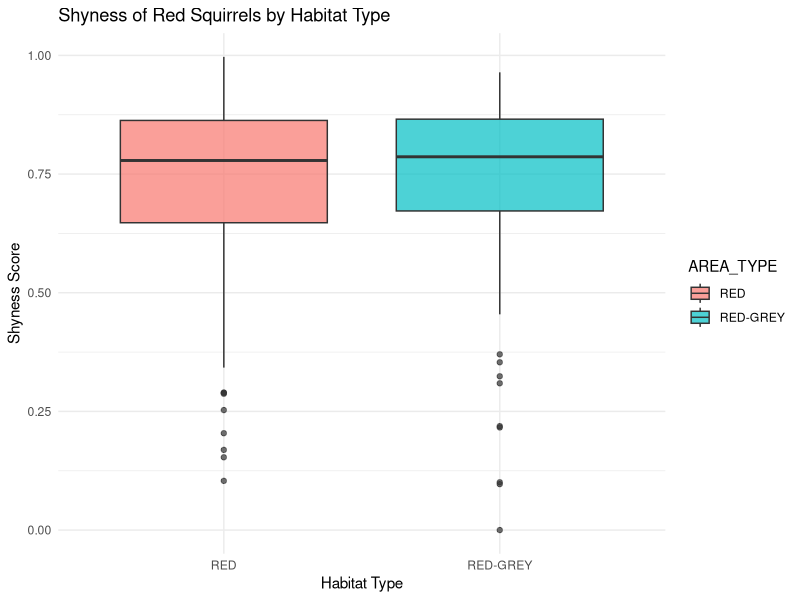
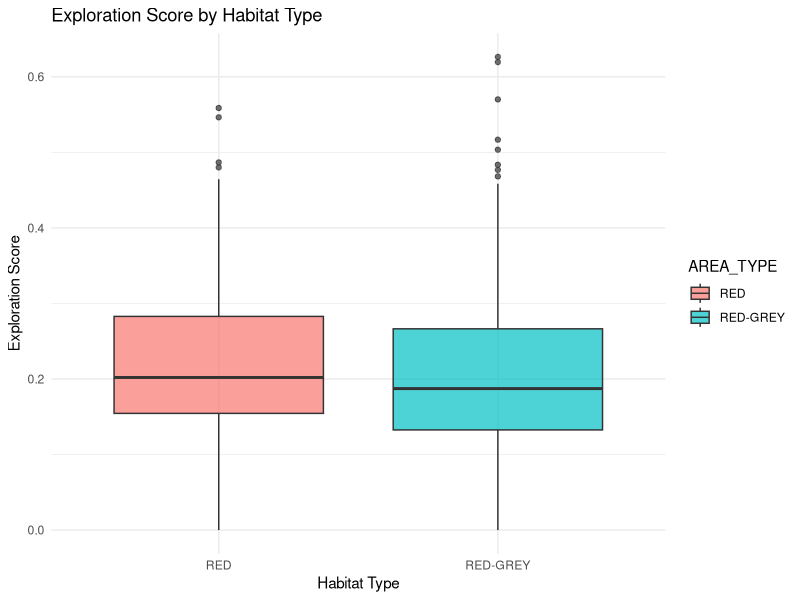
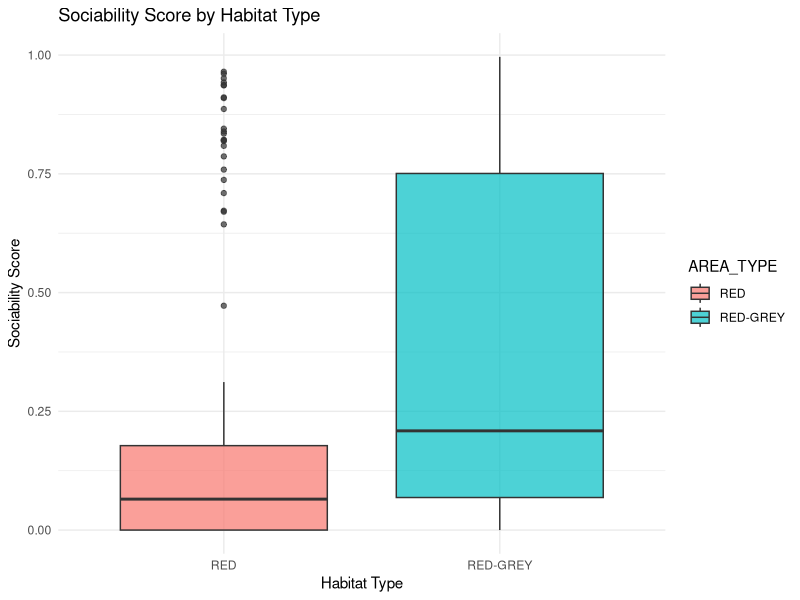
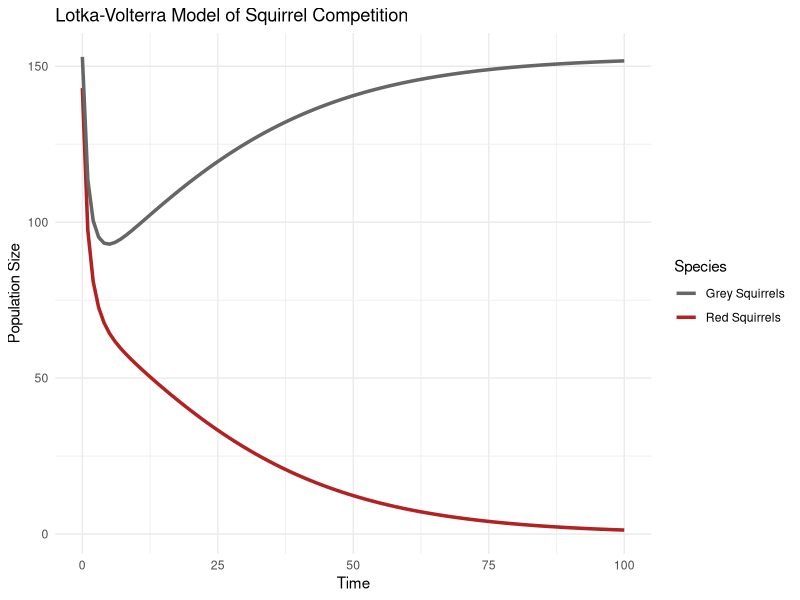
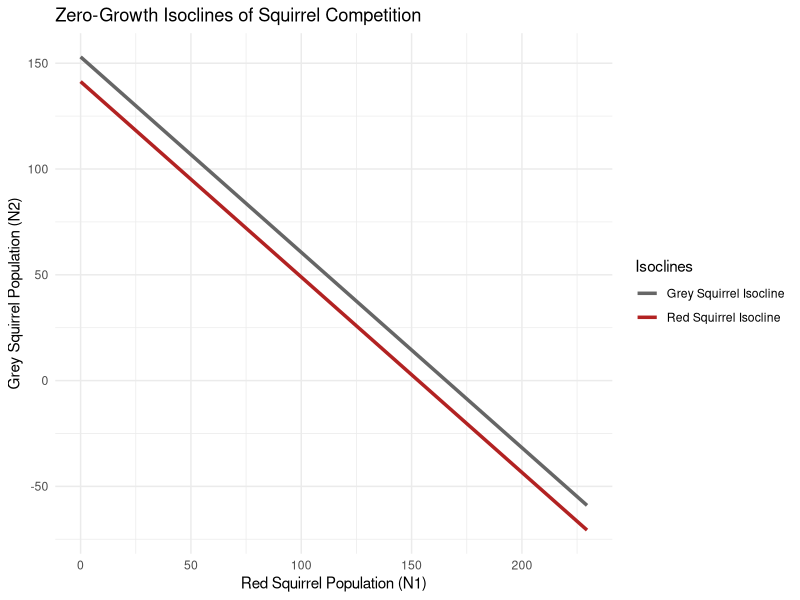

These charts were generated, in order, by the following R code:
## ---- chunk 1
library(readr)     
library(dplyr)     
library(ggplot2)   

squirrels <- read_csv2("squirrels.csv")

head(squirrels)
## ---- chunk 2
colnames(squirrels)

str(squirrels)

library(dplyr)

behavior_cols <- c("SHYNESS4", "EXPLORATION4", "ACTIVITY4.oft", "SOCIABILITY3", 
                   "AVOIDANCE3", "OTHER3.mis", "ALERT3")

squirrels <- squirrels %>%
  mutate(across(all_of(behavior_cols), ~ as.numeric(gsub(",", ".", .))))

summary(squirrels)

summary(squirrels[behavior_cols])

colSums(is.na(squirrels))

table(squirrels$AREA_TYPE)

squirrels %>% 
  group_by(AREA_TYPE) %>%
  summarise(across(c(SHYNESS4, EXPLORATION4, ACTIVITY4.oft, SOCIABILITY3), mean, na.rm = TRUE))
## ---- chunk 3
library(dplyr)

behavior_cols <- c("SHYNESS4", "EXPLORATION4", "ACTIVITY4.oft", 
                   "SOCIABILITY3", "AVOIDANCE3", "OTHER3.mis", "ALERT3")

squirrels <- squirrels %>%
  mutate(across(all_of(behavior_cols), ~ as.numeric(gsub(",", ".", .))))

str(squirrels[behavior_cols])
summary(squirrels[behavior_cols])
## ---- chunk 4
library(ggplot2)

ggplot(squirrels, aes(x = AREA_TYPE, y = SHYNESS4, fill = AREA_TYPE)) +
  geom_boxplot(alpha = 0.7) +
  labs(title = "Shyness of Red Squirrels by Habitat Type",
       x = "Habitat Type", y = "Shyness Score") +
  theme_minimal()

ggplot(squirrels, aes(x = AREA_TYPE, y = EXPLORATION4, fill = AREA_TYPE)) +
  geom_boxplot(alpha = 0.7) +
  labs(title = "Exploration Score by Habitat Type",
       x = "Habitat Type", y = "Exploration Score") +
  theme_minimal()

ggplot(squirrels, aes(x = AREA_TYPE, y = SOCIABILITY3, fill = AREA_TYPE)) +
  geom_boxplot(alpha = 0.7) +
  labs(title = "Sociability Score by Habitat Type",
       x = "Habitat Type", y = "Sociability Score") +
  theme_minimal()
## ---- chunk 5
library(deSolve)

lotka_volterra_competition <- function(t, state, parms) {
  with(as.list(c(state, parms)), {
    dN1dt <- r1 * N1 * (1 - (N1 + alpha12 * N2) / K1)
    dN2dt <- r2 * N2 * (1 - (N2 + alpha21 * N1) / K2)
    
    list(c(dN1dt, dN2dt))
  })
}
## ---- chunk 6
times <- seq(0, 100, by = 1)

N01 <- nrow(squirrels %>% filter(AREA_TYPE == "RED"))     
N02 <- nrow(squirrels %>% filter(AREA_TYPE == "RED-GREY")) 

r1 <- mean(squirrels$ACTIVITY4.oft[squirrels$AREA_TYPE == "RED"], na.rm = TRUE)
r2 <- mean(squirrels$ACTIVITY4.oft[squirrels$AREA_TYPE == "RED-GREY"], na.rm = TRUE)

intra_data <- squirrels %>%
  arrange(AREA_TYPE, BM) %>%
  group_by(AREA_TYPE) %>%
  mutate(lag_BM = lag(BM), change_BM = BM - lag_BM) %>%
  filter(!is.na(lag_BM))

a11 <- coef(lm(change_BM ~ lag_BM, data = intra_data %>% filter(AREA_TYPE == "RED")))[2]

a22 <- coef(lm(change_BM ~ lag_BM, data = intra_data %>% filter(AREA_TYPE == "RED-GREY")))[2]

avg_mass <- squirrels %>% group_by(AREA_TYPE) %>% summarise(avg_BM = mean(BM, na.rm = TRUE))

a12 <- avg_mass$avg_BM[avg_mass$AREA_TYPE == "RED-GREY"] / avg_mass$avg_BM[avg_mass$AREA_TYPE == "RED"]
a21 <- avg_mass$avg_BM[avg_mass$AREA_TYPE == "RED"] / avg_mass$avg_BM[avg_mass$AREA_TYPE == "RED-GREY"]
## ---- chunk 7
library(deSolve)
library(ggplot2)

params <- list(
  r1 = r1,
  r2 = r2,
  K1 = max(N01, N02),    
  K2 = max(N01, N02),
  alpha12 = a12,
  alpha21 = a21
)

state <- c(N1 = N01, N2 = N02)

out <- ode(
  y = state,
  times = times,
  func = lotka_volterra_competition,
  parms = params
)

out_df <- as.data.frame(out)

ggplot(out_df, aes(x = time)) +
  geom_line(aes(y = N1, color = "Red Squirrels"), linewidth = 1.2) +
  geom_line(aes(y = N2, color = "Grey Squirrels"), linewidth = 1.2) +
  labs(title = "Lotka-Volterra Model of Squirrel Competition",
       x = "Time", y = "Population Size") +
  scale_color_manual(name = "Species", values = c("Red Squirrels" = "firebrick", "Grey Squirrels" = "gray40")) +
  theme_minimal()
## ---- chunk 8
zgi_data <- data.frame(
  N1 = seq(0, max(N01, N02) * 1.5, length.out = 100)
)

# Red Squirrel isocline (N1 fixed, solve for N2)
zgi_data$N2_red = (params$K1 - zgi_data$N1) / params$alpha12

zgi_data$N2_grey = params$K2 - params$alpha21 * zgi_data$N1

ggplot(zgi_data, aes(x = N1)) +
  geom_line(aes(y = N2_red, color = "Red Squirrel Isocline"), linewidth = 1.2) +
  geom_line(aes(y = N2_grey, color = "Grey Squirrel Isocline"), linewidth = 1.2) +
  labs(title = "Zero-Growth Isoclines of Squirrel Competition",
       x = "Red Squirrel Population (N1)",
       y = "Grey Squirrel Population (N2)") +
  scale_color_manual(name = "Isoclines",
                     values = c("Red Squirrel Isocline" = "firebrick", 
                                "Grey Squirrel Isocline" = "gray40")) +
  theme_minimal()
